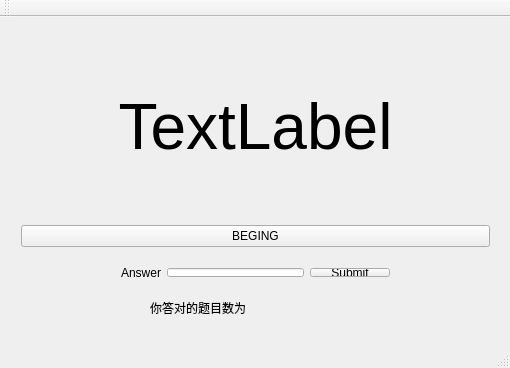
<?xml version="1.0" encoding="UTF-8"?>
<ui version="4.0">
 <class>qcount</class>
 <widget class="QMainWindow" name="qcount">
  <property name="geometry">
   <rect>
    <x>0</x>
    <y>0</y>
    <width>510</width>
    <height>368</height>
   </rect>
  </property>
  <property name="windowTitle">
   <string>qcount</string>
  </property>
  <widget class="QWidget" name="centralWidget">
   <widget class="QLabel" name="label_2">
    <property name="geometry">
     <rect>
      <x>150</x>
      <y>280</y>
      <width>261</width>
      <height>21</height>
     </rect>
    </property>
    <property name="text">
     <string>你答对的题目数为</string>
    </property>
   </widget>
   <widget class="QWidget" name="">
    <property name="geometry">
     <rect>
      <x>10</x>
      <y>10</y>
      <width>491</width>
      <height>231</height>
     </rect>
    </property>
    <layout class="QVBoxLayout" name="verticalLayout">
     <item>
      <widget class="QLabel" name="label">
       <property name="styleSheet">
        <string notr="true">font: 48pt &quot;Arial&quot;;</string>
       </property>
       <property name="text">
        <string>&lt;html&gt;&lt;head/&gt;&lt;body&gt;&lt;p align=&quot;center&quot;&gt;&lt;span style=&quot; font-size:48pt;&quot;&gt;TextLabel&lt;/span&gt;&lt;/p&gt;&lt;/body&gt;&lt;/html&gt;</string>
       </property>
       <property name="alignment">
        <set>Qt::AlignLeading|Qt::AlignLeft|Qt::AlignVCenter</set>
       </property>
      </widget>
     </item>
     <item>
      <widget class="QPushButton" name="pushButton_2">
       <property name="text">
        <string>BEGING</string>
       </property>
      </widget>
     </item>
    </layout>
   </widget>
   <widget class="QWidget" name="">
    <property name="geometry">
     <rect>
      <x>110</x>
      <y>240</y>
      <width>291</width>
      <height>31</height>
     </rect>
    </property>
    <layout class="QHBoxLayout" name="horizontalLayout">
     <item>
      <widget class="QLabel" name="Anser">
       <property name="text">
        <string>Answer</string>
       </property>
      </widget>
     </item>
     <item>
      <widget class="QLineEdit" name="lineEdit"/>
     </item>
     <item>
      <widget class="QPushButton" name="pushButton">
       <property name="text">
        <string>Submit</string>
       </property>
      </widget>
     </item>
    </layout>
   </widget>
  </widget>
  <widget class="QMenuBar" name="menuBar">
   <property name="geometry">
    <rect>
     <x>0</x>
     <y>0</y>
     <width>510</width>
     <height>23</height>
    </rect>
   </property>
  </widget>
  <widget class="QToolBar" name="mainToolBar">
   <attribute name="toolBarArea">
    <enum>TopToolBarArea</enum>
   </attribute>
   <attribute name="toolBarBreak">
    <bool>false</bool>
   </attribute>
  </widget>
  <widget class="QStatusBar" name="statusBar"/>
 </widget>
 <layoutdefault spacing="6" margin="11"/>
 <resources/>
 <connections/>
</ui>
